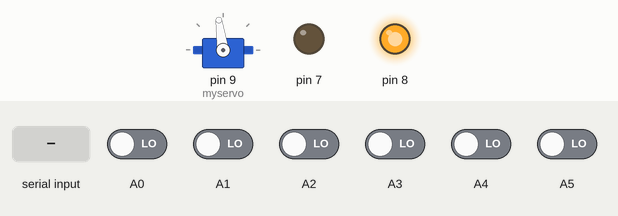
Simulated run of this sketch. Board: Arduino Uno, built with avr-gcc and run on an emulated ATmega328P. Shown: servo, output pins drawn as LEDs (lit = HIGH). Inputs (shaded band) come from the test bench; at power-on: A0–5 LOW. What the sketch prints to the serial monitor is not drawn.

Above: at 1.2 s.
1.3 s: "ASAC" received over Serial
At 3.5 s:
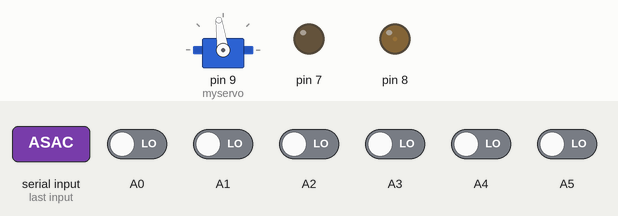
3.8 s: "ASDC" received over Serial
At 4.2 s:
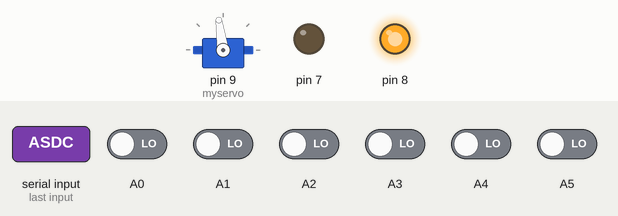
5.3 s: A0 driven HIGH
At 5.9 s:
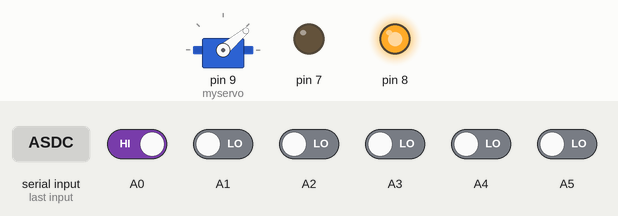
8.3 s: A2 driven HIGH
11.3 s: A3 driven HIGH
14.3 s: A4 driven HIGH
Timing chart, 0 to 64.8 s (numbered marks = the images above; inputs shaded):
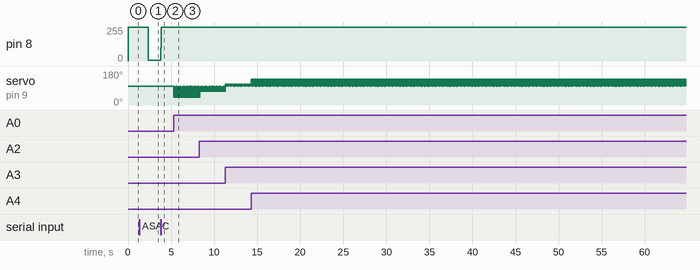

The sketch:

transistorCamera.ino
```cpp
#include <Servo.h>
boolean trigger = false;
float pos = 0;


int valSlot0 = 0;
int valSlot1 = 0;
int valSlot2 = 0;
int valSlot3 = 0;
int valSlot4 = 0;
int val = 0;
int count = 0;

Servo myservo;  // create servo object to control a servo

void setup() {

  //The system runs at 9600 but most  rates should work all data is sent over serial
  Serial.begin(9600);

  pinMode(A0, INPUT);

  pinMode(A1, INPUT);

  pinMode(A2, INPUT);

  pinMode(A3, INPUT);

  pinMode(A4, INPUT);

  myservo.attach(9);  // attaches the servo on pin 9 to the servo object

//7 and 8 are camera in and outs
  pinMode(7, OUTPUT);
  pinMode(8, OUTPUT);

}


//a is the status of the camera, DSDC ASAC ASDC
String a;

void loop() {
  digitalWrite(7, LOW);
  digitalWrite(8, HIGH);


  if(Serial.available()){
    a = Serial.readString();
  }


  //Active system deactive camera
  if(a == "ASDC"){
    commandMotionSensors();
  }

  //Active system active camera
  else if(a == "ASAC"){
    commandMotionSensors();
    digitalWrite(8, LOW);
    Serial.print("akdjfndf");
  }


  Serial.println(a);

  //turn the camera off no matter what
  //put it here to leave a slight gap just in case

  myservo.write(98);
}


//loops through the sensors and finds which ones are on to add their specified value to val
void commandMotionSensors(){
  if(valSlot0 == 1 || valSlot1 == 1 || valSlot2 == 1 || valSlot3 == 1 || valSlot4 == 1){
  trigger = true;
}

  val = 0;
  count = 0;

//if all equal zero val gets halfway
  if(digitalRead(A0) == 0 && digitalRead(A1) == 0 && digitalRead(A2) == 0 && digitalRead(A3) == 0 && digitalRead(A5) == 0){
    val+= 98;
    count++;

  }
  if(digitalRead(A0) == 1){
    val+= 40;
    count++;

  }
  if(digitalRead(A1) == 1){
    val+= 60;
    count++;

  }
  if(digitalRead(A2) == 1){
    val+= 108;
    count++;

  }
  if(digitalRead(A3) == 1){
    val+= 180;
    count++;

  }
  if(digitalRead(A4) == 1){
    val+= 220;
    count++;

  }

  val = val / count;
  myservo.write(val);

}
```

Measured:
- after the input at 1.3 s, pin 8: 255/255 → 5/255 after 1.0 s
- after the input at 3.8 s, pin 8: 5/255 → 255/255 at once
- after the input at 5.3 s, servo on pin 9 (myservo): 98° → 40° at once, then repeats every 0.12 s: 98° 0.01 s, 40° 0.08 s, 98° 0.02 s, 40° 0.01 s
